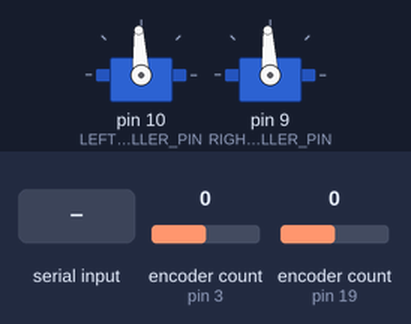
The sketch below on a simulated Arduino Mega 2560, built with avr-gcc and run on an emulated ATmega2560. On the bench: 2 × servo. The test bench sets the inputs (shaded band); at power-on: encoder count (sensors on pin 3, pin 19) 0. What the sketch prints to the serial monitor is not drawn.

Above: at 1.3 s.
1.4 s: "L90\n" received over Serial
At 2.4 s:
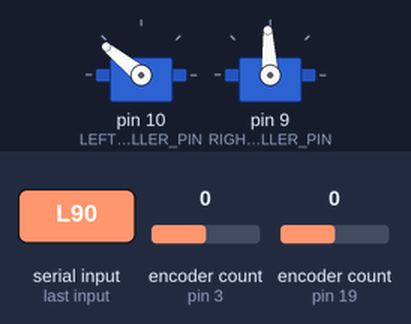
Timing chart, 0 to 4.4 s (numbered marks = the images above; inputs shaded):
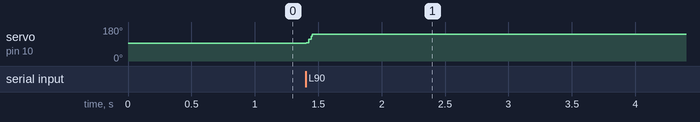

Measured:
- after the input at 1.4 s, servo on pin 10 (LEFT_CONTROLLER_PIN): 93° → 141° at once

The sketch:

pid_tuning.ino
```cpp
/*
 * pid_tuning.ino
 *
 * Helper program used to tune the PID constants for the Robomagellan robot.
 */

// Quadrature Encoders
#include <Encoder.h>

// Velocity averaging buffers
#include "AveragingBuffer.h"

// PID motor control
#include "PID.h"

/*
 * CIMCoder pins.  Each CIMCoder requires 2 pins for Channels A/B.  For best
 * performance these 2 pins should be attached to Arduino pins that support
 * interrupts.
 *
 * On an Arduino Mega, these pins are: 2, 3, 18-21.  However, pins 20 and 21 are
 * (respectively) SDA/SCL which are used for the I2C bus.
 *
 * Because the motors have a single gear attached, they are "reversed", so
 * Channel A should be the next pin from Channel B.
 */
constexpr int LEFT_ENCODER_CHAN_A  = 3;
constexpr int LEFT_ENCODER_CHAN_B  = 2;
constexpr int RIGHT_ENCODER_CHAN_A = 19;
constexpr int RIGHT_ENCODER_CHAN_B = 18;

Encoder leftEncoder(LEFT_ENCODER_CHAN_A, LEFT_ENCODER_CHAN_B);
Encoder rightEncoder(RIGHT_ENCODER_CHAN_A, RIGHT_ENCODER_CHAN_B);

/*
 * These averaging buffers are used to average out the computed angular
 * velocities of each wheel.  This is to avoid encoder aliasing problems.
 *
 * Aliasing occurs when the Arduino samples the encoder readings too slowly;
 * this causes the Arduino to think the motor is moving slower than it truly
 * is.  The averaging buffer is a low-pass filter that removes quick-changes
 * in the recorded motor velocity data.
 */
const size_t AVERAGING_BUFFER_SIZE = 20;
AveragingBuffer leftVelocityAveragingBuffer(AVERAGING_BUFFER_SIZE);
AveragingBuffer rightVelocityAveragingBuffer(AVERAGING_BUFFER_SIZE);

// Current left/right average velocities (rad/s) (need a variable for Serial plotter)
double avg_left_velocity = 0.0;
double avg_right_velocity = 0.0;

// Last time wheel angular velocities were calculated
unsigned long last_vel_time_ms = 0;

// Time (in ms) to compute the wheel velocities
const unsigned long COMPUTE_VEL_TIME_MS = 20; // Matches the original robomagellan_2024.ino's Arduino encoder publishing rate (50 Hz)

// Current left/right wheel velocities (rad/s)
double left_wheel_vel_rad_per_sec  = 0.0;
double right_wheel_vel_rad_per_sec = 0.0;

// Time (in ms) to compute the desired motor PWM commands
const unsigned long COMPUTE_PWM_TIME_MS = 5; // Matches the original ROS 1 rpi_motors.py node's process rate (200 Hz)

// Last time motor PWM commands were calculated
unsigned long last_pwm_time_ms = 0;

/*
 * CimCoder V2 tick to radians conversion factor.
 *
 * The encoders are CimCoder V2 encoders which generate 20 ticks per
 * revolution.  These are attached to the motor shafts.  Also on the
 * motor shaft is an 11-tooth gear connected to a 72-tooth gear on
 * the drive shaft.
 *
 * 20 ticks = 2pi radians; 1 tick = pi/10 radians
 *
 *           pi           11-tooth gear   11*pi
 * 1 Tick =  -- radians * ------------- = ----- radians
 *           10           72-tooth gear    720
 */
const double TICKS_TO_RADIANS = (11.0 * PI / 720.0);

// PID motor controls and constants.  Use PWM pins for the controllers
double        KP                   = 0.5; // 1.125;
double        KI                   = 0.0; // 0.00001;
double        KD                   = 0.0; // 25.0;
constexpr int LEFT_CONTROLLER_PIN  = 10;
constexpr int RIGHT_CONTROLLER_PIN = 9;

PID leftPID(KP, KI, KD);
PID rightPID(KP, KI, KD);

void setup() {
  // Begin serial terminal connection
  Serial.begin(115200);

  // Need a short 150 ms delay otherwise Serial.print() will execute twice
  delay(150);

  // Wait for serial connection to be established
  while (!Serial) {
    delay(10);
  }

  Serial.println("Serial connection (115200 baud) established");

  // Reset encoder counts
  leftEncoder.write(0);
  rightEncoder.write(0);

  // Attach to motors
  leftPID.ConnectToMotor(LEFT_CONTROLLER_PIN);
  rightPID.ConnectToMotor(RIGHT_CONTROLLER_PIN);
}

void loop() {
  // Check for user input
  if (Serial.available() > 0) {
    /*
     * The user can send the following commands:
     * 1) L<velocity> - Command the left motor to spin at the desired velocity
     *                  (rad/s)
     * 2) R<velocity> - Command the right motor to spin at the desired velocity
     *                  (rad/s)
     * 3) P<Proportional Constant> - Change both motors' proportional constant
     *                               to the specified value
     * 4) I<Integral Constant> - Change both motors' integral constant to the
     *                           specified value
     * 5) D<Derivative Constant> - Change both motors' derivative constant to
     *                             the specified value
     */
    const String nextCommand = Serial.readStringUntil('\n');
    //Serial.print("Received next command: ");
    //Serial.println(nextCommand);

    /*
     * Ensure command is at least 2 characters long (1 character for the
     * specifier (L/R/P/I/D) and at least 1 character for the value).
     */
    if (nextCommand.length() >= 2) {
      const char directive = nextCommand[0];
      const double value = nextCommand.substring(1).toFloat();

      if (directive == 'L') {
        // Set desired left motor velocity
        //Serial.print("Setting desired left motor rad/s: ");
        //Serial.println(value, 9);
        leftPID.SetDesiredVelocity(value);
      } else if (directive == 'R') {
        // Set desired right motor velocity
        //Serial.print("Setting desired right motor rad/s: ");
        //Serial.println(value, 9);
        rightPID.SetDesiredVelocity(value);
      } else if (directive == 'P') {
        // Update proportional constants
        //Serial.print("Updating KP to: ");
        //Serial.println(value, 9);
        leftPID.SetKP(value);
        rightPID.SetKP(value);
        //Serial.println("leftPID constants: " + leftPID.DisplayPIDConstants());
        //Serial.println("rightPID constants: " + rightPID.DisplayPIDConstants());
      } else if (directive == 'I') {
        // Update integral constants
        //Serial.print("Updating KI to: ");
        //Serial.println(value, 9);
        leftPID.SetKI(value);
        rightPID.SetKI(value);
        //Serial.println("leftPID constants: " + leftPID.DisplayPIDConstants());
        //Serial.println("rightPID constants: " + rightPID.DisplayPIDConstants());
      } else if (directive == 'D') {
        // Update derivative constants
        //Serial.print("Updating KD to: ");
        //Serial.println(value, 9);
        leftPID.SetKD(value);
        rightPID.SetKD(value);
        //Serial.println("leftPID constants: " + leftPID.DisplayPIDConstants());
        //Serial.println("rightPID constants: " + rightPID.DisplayPIDConstants());
      } else {
        // Unknown directive
        //Serial.println("ERROR: Unknown directive: " + nextCommand);
      }
    } else {
      //Serial.print("ERROR: Ignoring invalid command: ");
      //Serial.println(nextCommand);
    }
  }

  // Time to compute motor velocities?
  const unsigned long current_time_ms = millis();
  const unsigned long vel_time_delta_ms   = current_time_ms - last_vel_time_ms;

  if (vel_time_delta_ms >= COMPUTE_VEL_TIME_MS) {
    // Encoder library uses 4x counting so need to divide read() ticks by 4 to get true tick count
    const int32_t true_left_ticks  = leftEncoder.read() / 4;
    const int32_t true_right_ticks = rightEncoder.read() / 4;

    // Compute/update wheel velocities
    const double time_delta_s = vel_time_delta_ms / 1000.0;
    left_wheel_vel_rad_per_sec  = (true_left_ticks * TICKS_TO_RADIANS) / time_delta_s;
    right_wheel_vel_rad_per_sec = (true_right_ticks * TICKS_TO_RADIANS) / time_delta_s;

    // Reset encoder counts for next cycle
    leftEncoder.write(0);
    rightEncoder.write(0);

    // Add the computed wheel velocities to the averaging buffers
    leftVelocityAveragingBuffer.Insert(left_wheel_vel_rad_per_sec);
    rightVelocityAveragingBuffer.Insert(right_wheel_vel_rad_per_sec);

    avg_left_velocity = leftVelocityAveragingBuffer.GetAverage();

    // DEBUG ONLY: Display the current average velocity
    //Serial.print("Left Average Angular Velocity (rad/s): ");
    Serial.println(avg_left_velocity);

    // Update last time wheel velocities were computed
    last_vel_time_ms = current_time_ms;
  }

  // Time to compute and send motor PWM commands?
  if (current_time_ms - last_pwm_time_ms >= COMPUTE_PWM_TIME_MS) {
    /*
     * Compute and send the next desired motor velocities.  We'll be using each
     * wheel's average angular velocity rather than its instantaneous angular
     * velocity to avoid aliasing.
     */
    //Serial.println("Sending PWM commands");
    leftPID.SendPWMCommand(avg_left_velocity);
    //rightPID.SendPWMCommand(rightVelocityAveragingBuffer.GetAverage());

    // Update last time PWM commands were computed
    last_pwm_time_ms = current_time_ms;
  }
}
```
